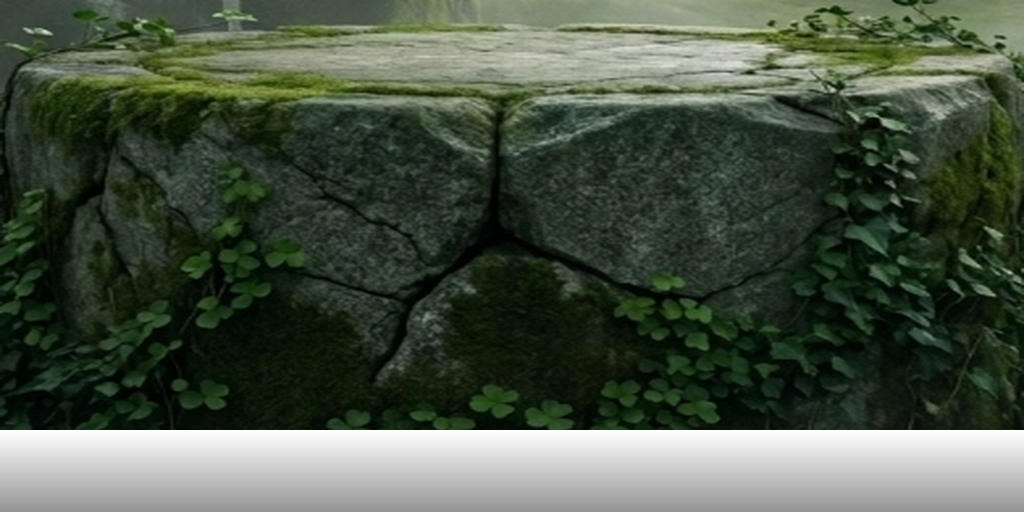
#> input picture dist/images/pedestal_side_master.png, 1024 x 512 px, given in place of media_1792325492069_f8d6a8c3.jpg, which was not available
$ python generate_realistic_top_texture.py
#> lines starting #> are read from the running program, lines starting #| are printed output that depends on the picture; pictures that were not available may be replaced by others from this repository, and a replacement may not be noted
import math
from PIL import Image, ImageDraw, ImageFilter
import numpy as np

# Load original clean sanctuary photo
orig = Image.open('C:/Users/Hp/.gemini/antigravity/brain/71677e65-ddd0-4156-bd73-ec960d83fd95/.user_uploaded/media_1792325492069_f8d6a8c3.jpg').convert('RGBA')
#> orig is the input picture: PIL image 1024x512 RGBA; mean R, G, B, A 42.5, 54, 38.4, 223.1

# Extract large non-mirrored stone block from the left megalithic pillar (x: 140..310, y: 460..700)
# This pillar stone has glorious natural Atlantic granite fissures, lichen, and moss!
pillar_stone = orig.crop((140, 460, 310, 700)).convert('RGBA')
pw, ph = pillar_stone.size
#> pw = 170; ph = 240

# We want a 1024x1024 top texture
# Resize pillar stone with high quality Lanczos to 1024x1024
top_base = pillar_stone.resize((1024, 1024), Image.Resampling.LANCZOS)

# Blend with a subtle second layer rotated 90 degrees at 35% opacity to break any directional bias
layer2 = top_base.rotate(90).convert('RGBA')
top_blended = Image.blend(top_base, layer2, 0.35)

# Adjust tone to match the pedestal drum (#525d56)
arr = np.array(top_blended, dtype=np.float32)
# Slightly desaturate and match green-grey granite
mean_lum = np.mean(arr[:, :, :3], axis=2, keepdims=True)
arr[:, :, :3] = arr[:, :, :3] * 0.7 + mean_lum * 0.3
arr[:, :, 1] = np.clip(arr[:, :, 1] * 1.05, 0, 255) # subtle mossy green hint
top_stone = Image.fromarray(np.uint8(arr))

# Now create an overlay for the ancient Celtic carved concentric rings and center marker
overlay = Image.new('RGBA', (1024, 1024), (0, 0, 0, 0))
#> overlay: PIL image 1024x1024 RGBA; every value is 0
draw = ImageDraw.Draw(overlay)
cx, cy = 512, 512

# 1. Concentric Celtic Rings:
# Rather than thin single lines, these are wide chiseled grooves (8px wide)
# with a dark shadow side (facing northwest) and a warm sunlight rim (facing southeast)
rings = [130, 245, 360, 455]
for r in rings:
    # Deep carved groove body
    draw.ellipse((cx - r, cy - r, cx + r, cy + r), outline=(18, 24, 20, 190), width=8)
    # Sunlight highlight on the southern/eastern edge (sun is upper right)
    draw.arc((cx - r + 3, cy - r + 3, cx + r + 3, cy + r + 3), start=280, end=100, fill=(185, 200, 190, 150), width=4)

# 2. Distinct Center Focal Marker (Mandate: "you can see very clearly where the center of it is")
# Ancient Celtic Sun / Triskelion central carved medallion
# Outer ring
draw.ellipse((cx - 36, cy - 36, cx + 36, cy + 36), fill=(24, 30, 26, 220), outline=(185, 200, 190, 220), width=4)
# Middle ring
draw.ellipse((cx - 20, cy - 20, cx + 20, cy + 20), outline=(16, 22, 18, 240), width=3)
# Central raised golden-granite boss
draw.ellipse((cx - 12, cy - 12, cx + 12, cy + 12), fill=(180, 195, 185, 255), outline=(18, 24, 20, 255), width=2)
# Tiny center pip
draw.ellipse((cx - 3, cy - 3, cx + 3, cy + 3), fill=(12, 16, 14, 255))

# 3. Radiating ancient stone fractures
for angle in [20, 65, 110, 155, 200, 245, 290, 335]:
    rad = math.radians(angle)
    x1 = cx + math.cos(rad) * 42
    y1 = cy + math.sin(rad) * 42
    x2 = cx + math.cos(rad) * 485
    y2 = cy + math.sin(rad) * 485
    # Shadow line
    draw.line([(x1, y1), (x2, y2)], fill=(20, 26, 22, 160), width=4)
    # Highlight lip
    draw.line([(x1 + 1, y1 + 1), (x2 + 1, y2 + 1)], fill=(170, 185, 175, 90), width=2)

# 4. Organic Irish Velvet Moss Border around the perimeter
moss_mask = Image.new('L', (1024, 1024), 0)
#> moss_mask: PIL image 1024x1024 L; every value is 0
m_draw = ImageDraw.Draw(moss_mask)
# Irregular moss edge with micro-variations
for a in range(0, 360, 2):
    rad = math.radians(a)
    r_moss = 475 + 18 * math.sin(a * 0.1) + 12 * math.cos(a * 0.25)
    x = cx + math.cos(rad) * r_moss
    y = cy + math.sin(rad) * r_moss
    m_draw.ellipse((x - 24, y - 24, x + 24, y + 24), fill=210)
moss_mask = moss_mask.filter(ImageFilter.GaussianBlur(radius=12))

# Moss color matching the photo clovers (#3c5826)
moss_color = Image.new('RGBA', (1024, 1024), (55, 82, 38, 230))
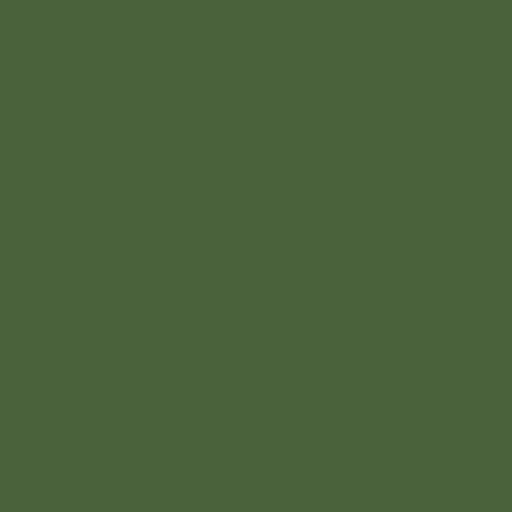
#> moss_color: PIL image 1024x1024 RGBA (shown at 1/2 size); mean R, G, B, A 55, 82, 38, 230; transparent parts drawn white
top_stone.paste(moss_color, (0, 0), moss_mask)

# Composite carvings onto stone
top_stone.paste(overlay, (0, 0), overlay)
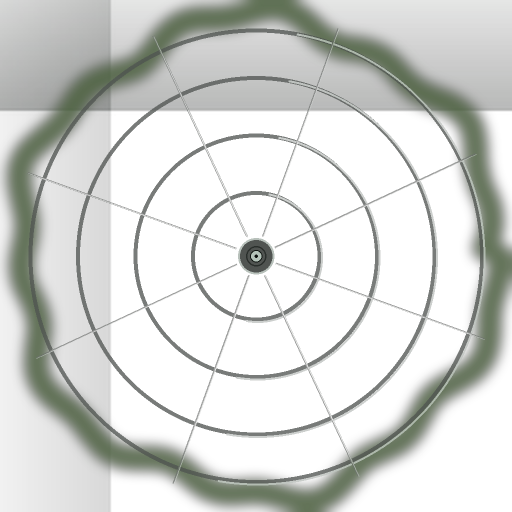
#> top_stone: PIL image 1024x1024 RGBA (shown at 1/2 size); mean R, G, B, A 10.7, 14.6, 9.1, 48.5; transparent parts drawn white

# Save final diffuse texture
diffuse_path = 'c:/Users/Hp/.gemini/antigravity/scratch/mobile-app-studio/public/images/pedestal_top_realistic.png'
top_stone.save(diffuse_path)
print('Realistic top diffuse texture saved:', diffuse_path)

# Also generate normal/bump map for true 3D lighting!
# Convert to grayscale for heightmap
gray = top_stone.convert('L')
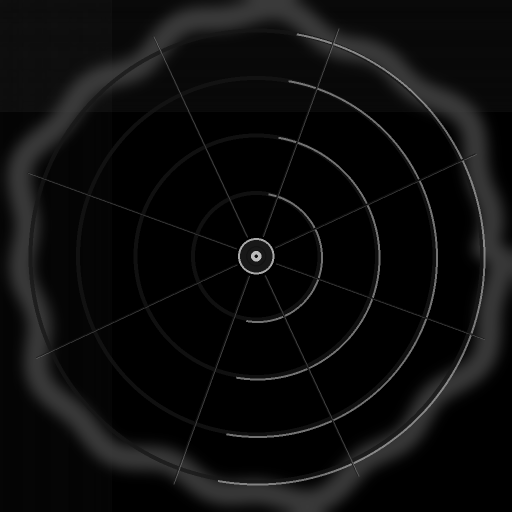
#> gray: PIL image 1024x1024 L (shown at 1/2 size); min 0, max 189, mean 12.9
g_arr = np.array(gray, dtype=np.float32)
# Sobel filter in numpy
gx = np.zeros_like(g_arr)
gy = np.zeros_like(g_arr)
gx[:, 1:-1] = (g_arr[:, 2:] - g_arr[:, :-2]) * 0.5
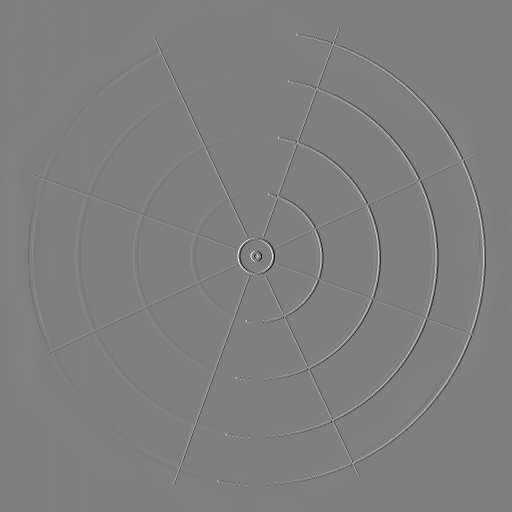
#> gx: shape (1024, 1024) float32 (shown at 1/2 size); min -87, max 87, mean 0; drawn with min black and max white
gy[1:-1, :] = (g_arr[2:, :] - g_arr[:-2, :]) * 0.5

# Normal vector (nx, ny, nz)
strength = 2.5
nz = np.ones_like(g_arr) * (255.0 / strength)
length = np.sqrt(gx**2 + gy**2 + nz**2)
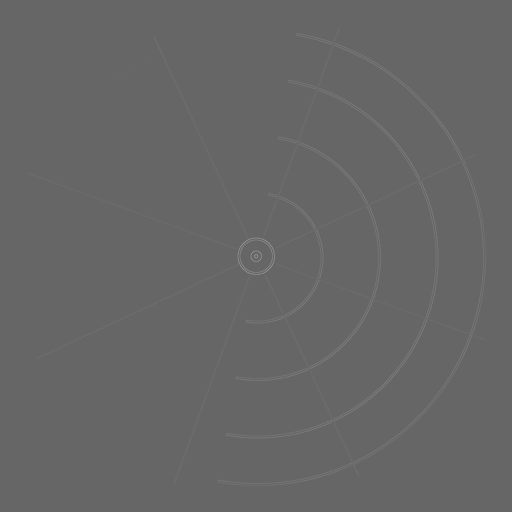
#> length: shape (1024, 1024) float32 (shown at 1/2 size); min 102, max 159.8, mean 102.3
nx = (gx / length) * 127.5 + 127.5
ny = (gy / length) * 127.5 + 127.5
nz = (nz / length) * 127.5 + 127.5
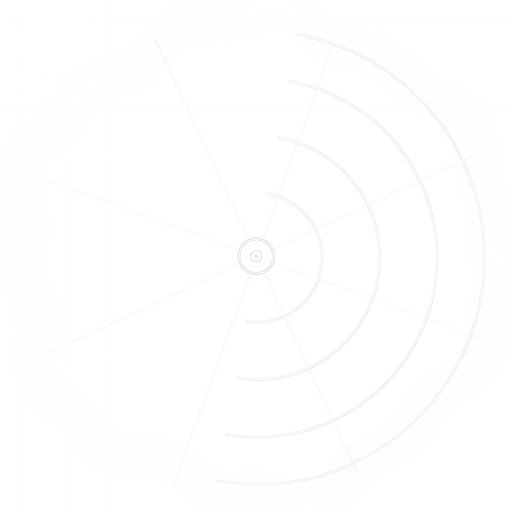
#> nz: shape (1024, 1024) float32 (shown at 1/2 size); min 208.9, max 255, mean 254.7

normal_arr = np.stack([nx, ny, nz], axis=2).astype(np.uint8)
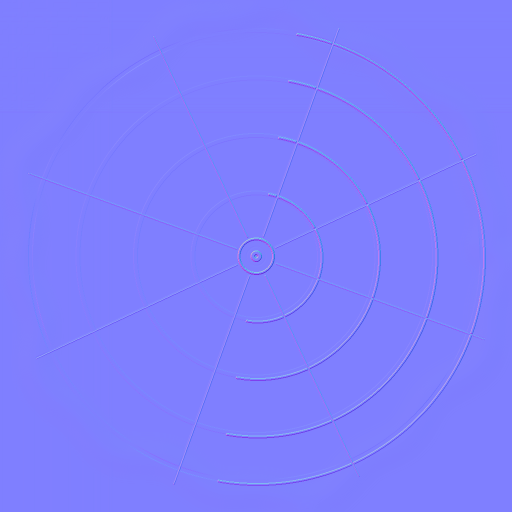
#> normal_arr: shape (1024, 1024, 3) (shown at 1/2 size); mean of channels 0, 1, 2 127, 127, 254.4; drawn as R, G, B
normal_img = Image.fromarray(normal_arr)
normal_path = 'c:/Users/Hp/.gemini/antigravity/scratch/mobile-app-studio/public/images/pedestal_top_normal.png'
normal_img.save(normal_path)
print('Realistic top normal map saved:', normal_path)

$ run again, on dist/images/pedestal_side_texture.png
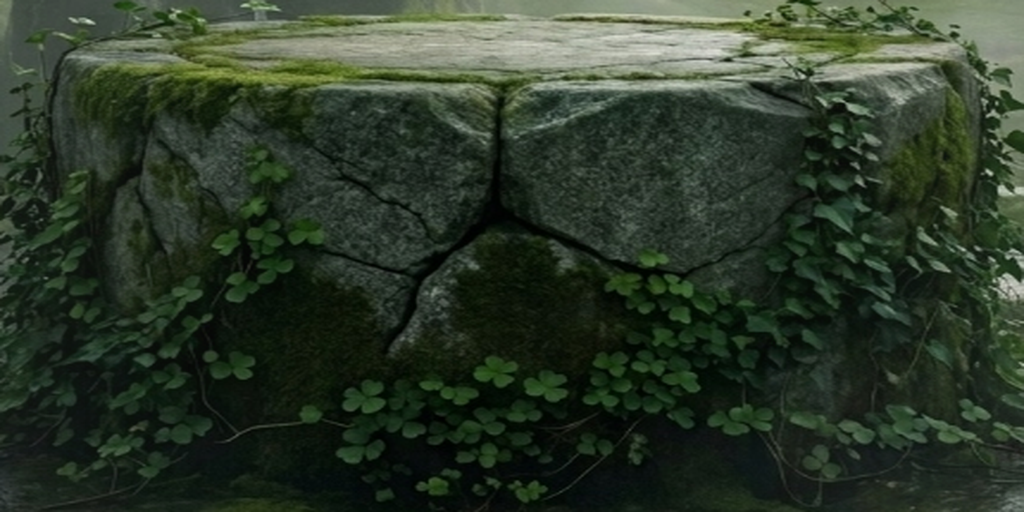
#> input picture dist/images/pedestal_side_texture.png, 1024 x 512 px, given in place of media_1792325492069_f8d6a8c3.jpg, which was not available
#> orig is the input picture: PIL image 1024x512 RGBA; mean R, G, B, A 40.3, 52.9, 36.9, 249.3
#> `mean_lum = np.mean(arr[:, :, :3], axis=2, keepdims=True)`:
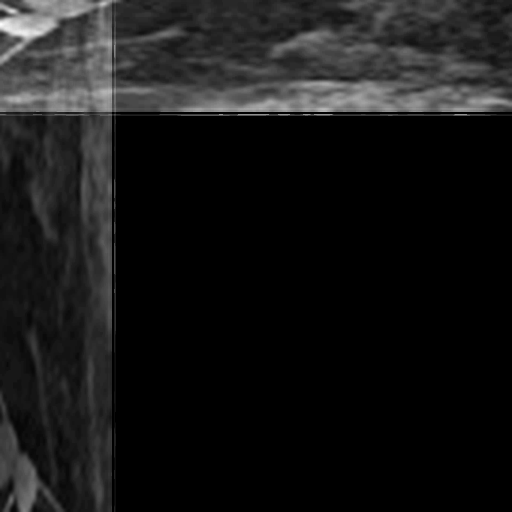
#> mean_lum: shape (1024, 1024, 1) float32 (shown at 1/2 size); min 0, max 40, mean 3.6; drawn with min black and max white
#> `top_stone.paste(overlay, (0, 0), overlay)`:
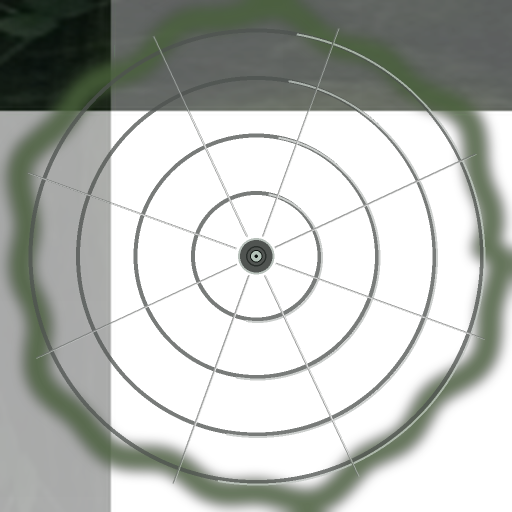
#> top_stone: PIL image 1024x1024 RGBA (shown at 1/2 size); mean R, G, B, A 11.1, 16.1, 9.5, 79; transparent parts drawn white

$ run again, on dist/images/pedestal_top_master.png
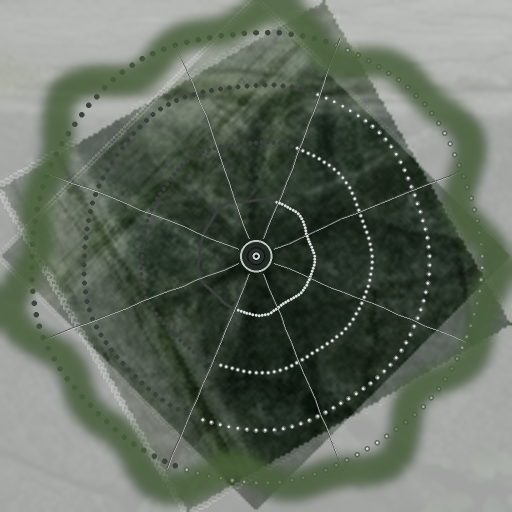
#> input picture dist/images/pedestal_top_master.png, 1024 x 1024 px, given in place of media_1792325492069_f8d6a8c3.jpg, which was not available (shown at 1/2 size)
#> orig is the input picture: PIL image 1024x1024 RGBA; mean R, G, B, A 45.1, 57.4, 41.5, 191.8
#> `gray = top_stone.convert('L')`:
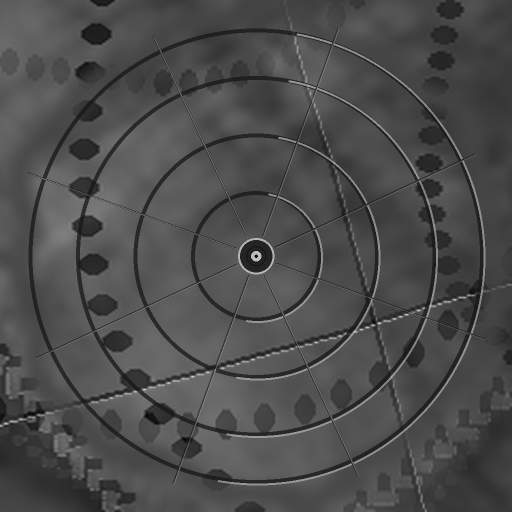
#> gray: PIL image 1024x1024 L (shown at 1/2 size); min 3, max 227, mean 75.8
#> `gy[1:-1, :] = (g_arr[2:, :] - g_arr[:-2, :]) * 0.5`:
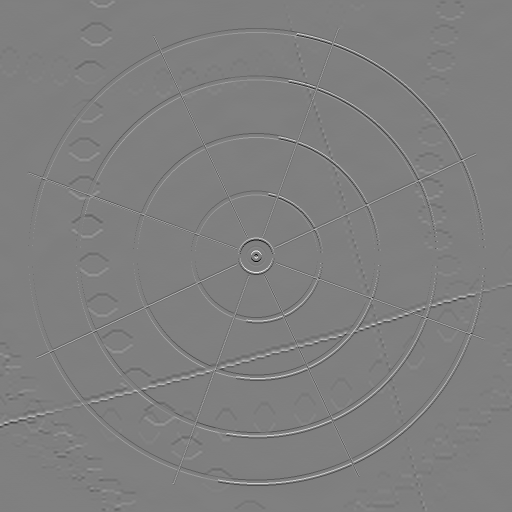
#> gy: shape (1024, 1024) float32 (shown at 1/2 size); min -87, max 87, mean 0; drawn with min black and max white
